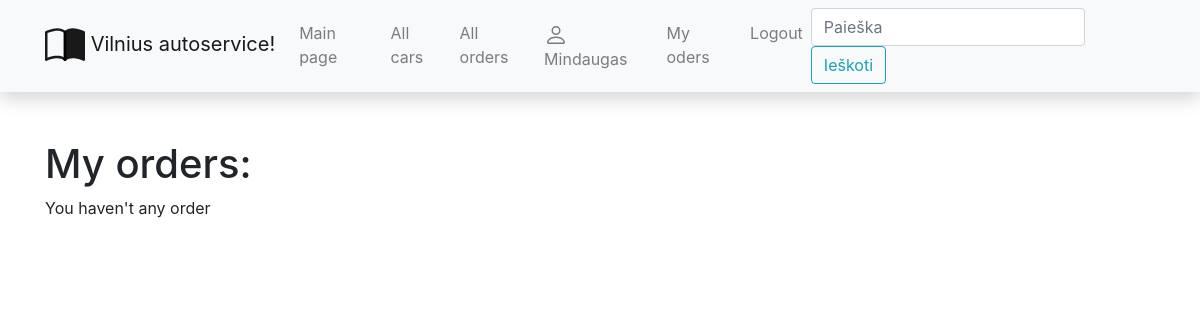
/autoservisas/myorders/ (signed in), run on an earlier commit of the app's database.
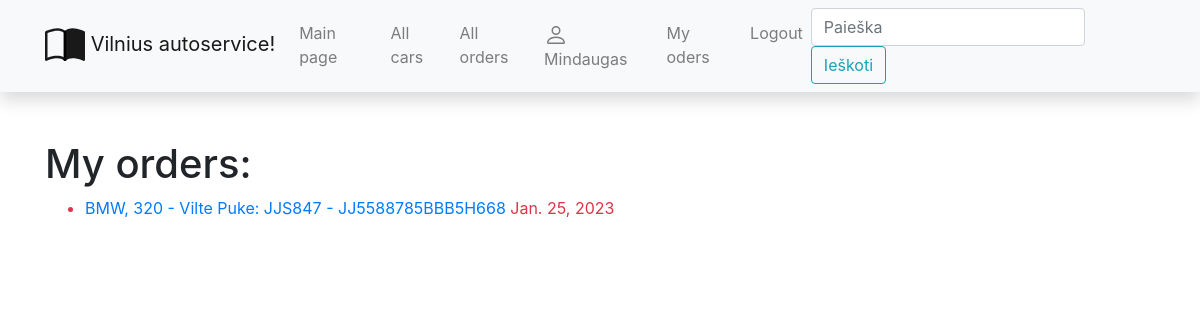
And on a later commit of the database.
### autoservisas/models.py (models this page shows, shortened)
class Order(models.Model):
    date = models.DateTimeField('Date', null=True, blank=True)
    suma = models.FloatField('Sum', help_text='Enter a sum of order')
    car = models.ForeignKey('Car', on_delete=models.SET_NULL, null=True)
    returne = models.DateField('Return for client', null=True, blank=True)
    LOAN_STATUS = (
        ('a', 'administrative'),
        ('r', 'repair'),
        ('e', 'repaired'),
        ('g', 'given away')
    )
    status = models.CharField(
        max_length=1,
        choices=LOAN_STATUS,
        blank=True,
        default='a',
        help_text='Status'
    )
    owner = models.ForeignKey(User, on_delete=models.SET_NULL, null=True, blank=True)
    @property
    def is_overreturne(self):
        if self.returne and date.today() > self.returne:
            return True
        return False
    class Meta:
        verbose_name = "Order"
        verbose_name_plural = "Orders"

class Car(models.Model):
    valst_nr = models.CharField('Number', max_length=6, help_text='Enter the country registration number')
    vin_code = models.CharField('VIN_code', max_length=17, help_text='Enter a VIN code')
    client = models.CharField('Client', max_length=200, help_text='Enter client name and last name')
    description = HTMLField(default='Cia yra automobilio aprasymas')
    automodel = models.ForeignKey('AutoModel', on_delete=models.SET_NULL, null=True)
    cover = models.ImageField('Photo', upload_to='covers', null=True)
    class Meta:
        verbose_name = "Car"
        verbose_name_plural = "Cars"
    def __str__(self):
        return f"{self.automodel} - {self.client}: {self.valst_nr} - {self.vin_code}"

class AutoModel(models.Model):
    make = models.CharField('Make name', max_length=50, help_text='Enter a car make')
    model = models.CharField('Model name', max_length=50, help_text='Enter a car model')
    class Meta:
        verbose_name = "Automodel"
        verbose_name_plural = "Automodels"
    def __str__(self):
        return f"{self.make}, {self.model}"

### autoservisas/views.py (the view)
# urls.py: path("myorders/", views.LoanedOrderByUserListView.as_view(), name="my-ordered"),
class LoanedOrderByUserListView(LoginRequiredMixin, generic.ListView):
    model = Order
    template_name = 'client_orders.html'
    def get_queryset(self):
        return Order.objects.filter(owner=self.request.user)

### autoservisas/templates/client_orders.html
{% extends "base.html" %}
{% block content %}
<h1>My orders: </h1>
{% if order_list %}
<ul>
    {% for order in order_list %}
    <li class="{% if order.is_overreturne %}text-danger{% endif %}">
        <a href="{% url 'order-detail' order.pk %}"> {{ order.car }}</a>
        {{ order.returne }}
    </li>
    {% endfor %}
</ul>
{% else %}
<p>You haven't any order</p>
{% endif %}
{% endblock %}

What changed in the data, as far as the page shows it:
now on this page (row edited): Order: car "BMW, 320 - Vilte Puke: JJS847 - JJ5588785BBB5H668", returne "Jan. 25, 2023"
Also different on the page:
text no longer shown: "You haven't any order"
